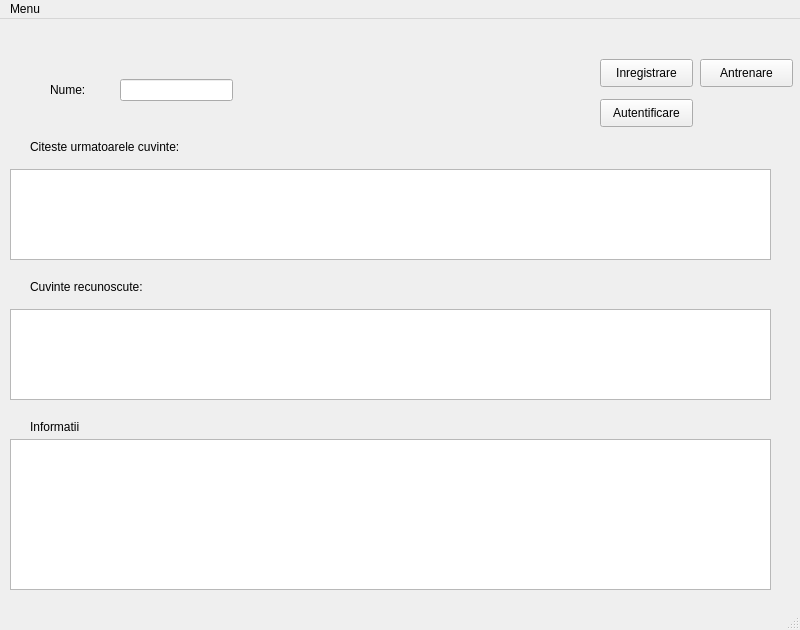
<?xml version="1.0" encoding="UTF-8"?>
<ui version="4.0">
 <class>MainWindow</class>
 <widget class="QMainWindow" name="MainWindow">
  <property name="geometry">
   <rect>
    <x>0</x>
    <y>0</y>
    <width>800</width>
    <height>630</height>
   </rect>
  </property>
  <property name="windowTitle">
   <string>MainWindow</string>
  </property>
  <widget class="QWidget" name="centralwidget">
   <widget class="QLineEdit" name="inputName">
    <property name="geometry">
     <rect>
      <x>120</x>
      <y>60</y>
      <width>113</width>
      <height>22</height>
     </rect>
    </property>
    <property name="inputMask">
     <string/>
    </property>
    <property name="text">
     <string/>
    </property>
   </widget>
   <widget class="QLabel" name="name">
    <property name="geometry">
     <rect>
      <x>50</x>
      <y>50</y>
      <width>71</width>
      <height>41</height>
     </rect>
    </property>
    <property name="minimumSize">
     <size>
      <width>71</width>
      <height>41</height>
     </size>
    </property>
    <property name="text">
     <string>Nume:</string>
    </property>
    <property name="textFormat">
     <enum>Qt::AutoText</enum>
    </property>
    <property name="scaledContents">
     <bool>false</bool>
    </property>
    <property name="wordWrap">
     <bool>false</bool>
    </property>
   </widget>
   <widget class="QTextBrowser" name="textBrowser">
    <property name="geometry">
     <rect>
      <x>10</x>
      <y>150</y>
      <width>761</width>
      <height>91</height>
     </rect>
    </property>
    <property name="searchPaths">
     <stringlist/>
    </property>
   </widget>
   <widget class="QLabel" name="readWords">
    <property name="geometry">
     <rect>
      <x>30</x>
      <y>120</y>
      <width>451</width>
      <height>16</height>
     </rect>
    </property>
    <property name="text">
     <string>Citeste urmatoarele cuvinte:</string>
    </property>
   </widget>
   <widget class="QLabel" name="readWords_2">
    <property name="geometry">
     <rect>
      <x>30</x>
      <y>260</y>
      <width>451</width>
      <height>16</height>
     </rect>
    </property>
    <property name="text">
     <string>Cuvinte recunoscute:</string>
    </property>
   </widget>
   <widget class="QTextBrowser" name="textBrowser_2">
    <property name="geometry">
     <rect>
      <x>10</x>
      <y>290</y>
      <width>761</width>
      <height>91</height>
     </rect>
    </property>
   </widget>
   <widget class="QLabel" name="readWords_3">
    <property name="geometry">
     <rect>
      <x>30</x>
      <y>400</y>
      <width>451</width>
      <height>16</height>
     </rect>
    </property>
    <property name="text">
     <string>Informatii</string>
    </property>
   </widget>
   <widget class="QTextBrowser" name="log">
    <property name="geometry">
     <rect>
      <x>10</x>
      <y>420</y>
      <width>761</width>
      <height>151</height>
     </rect>
    </property>
   </widget>
   <widget class="QPushButton" name="inregistrare">
    <property name="geometry">
     <rect>
      <x>600</x>
      <y>40</y>
      <width>93</width>
      <height>28</height>
     </rect>
    </property>
    <property name="text">
     <string>Inregistrare</string>
    </property>
   </widget>
   <widget class="QPushButton" name="autentificare">
    <property name="geometry">
     <rect>
      <x>600</x>
      <y>80</y>
      <width>93</width>
      <height>28</height>
     </rect>
    </property>
    <property name="text">
     <string>Autentificare</string>
    </property>
   </widget>
   <widget class="QPushButton" name="antrenare">
    <property name="geometry">
     <rect>
      <x>700</x>
      <y>40</y>
      <width>93</width>
      <height>28</height>
     </rect>
    </property>
    <property name="text">
     <string>Antrenare</string>
    </property>
   </widget>
  </widget>
  <widget class="QMenuBar" name="menubar">
   <property name="geometry">
    <rect>
     <x>0</x>
     <y>0</y>
     <width>800</width>
     <height>26</height>
    </rect>
   </property>
   <widget class="QMenu" name="Menu">
    <property name="title">
     <string>Menu</string>
    </property>
   </widget>
   <addaction name="Menu"/>
  </widget>
  <widget class="QStatusBar" name="statusbar"/>
 </widget>
 <resources/>
 <connections/>
</ui>
